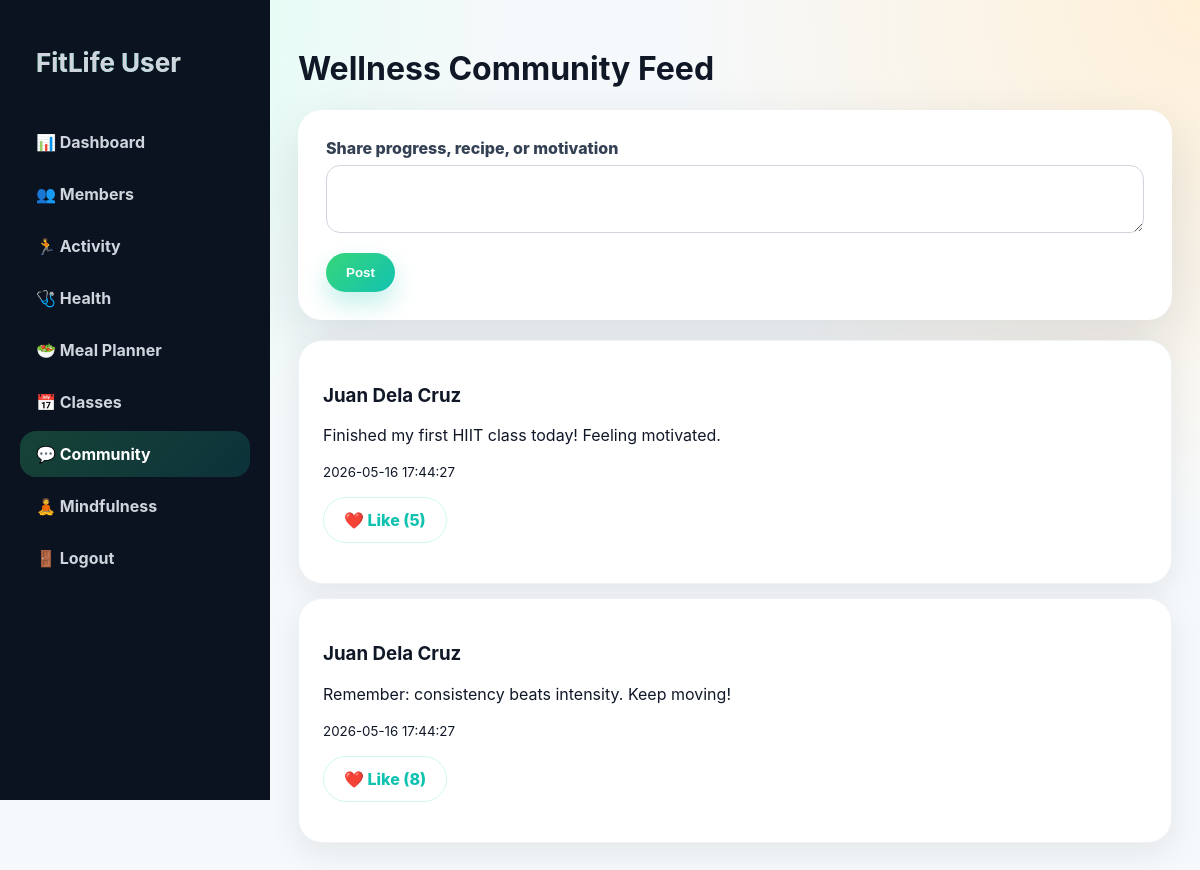
The app's page /member/community.php (signed in) with its own data.
### tables this page shows
CREATE TABLE community_posts(
 id INT AUTO_INCREMENT PRIMARY KEY,
 user_id INT NOT NULL, content TEXT, likes INT DEFAULT 0, created_at TIMESTAMP DEFAULT CURRENT_TIMESTAMP,
 FOREIGN KEY(user_id) REFERENCES users(id) ON DELETE CASCADE
);

CREATE TABLE users(
 id INT AUTO_INCREMENT PRIMARY KEY,
 full_name VARCHAR(120) NOT NULL,
 username VARCHAR(60) NULL UNIQUE,
 email VARCHAR(120) NOT NULL UNIQUE,
 password VARCHAR(255) NOT NULL,
 role ENUM('user') NOT NULL DEFAULT 'user',
 status ENUM('active','inactive') DEFAULT 'active',
 created_at TIMESTAMP DEFAULT CURRENT_TIMESTAMP
);

### web/config/auth.php (called while the page is built, shortened)
<?php
function e($str){ return htmlspecialchars((string)$str, ENT_QUOTES, 'UTF-8'); }
?>

### web/member/community.php (the view)
<?php require '../config/database.php'; require_once '../config/auth.php'; require_role('user'); if($_SERVER['REQUEST_METHOD']=='POST'){ $uid=$_SESSION['user_id']; $c=mysqli_real_escape_string($conn,$_POST['content']); mysqli_query($conn,"INSERT INTO community_posts(user_id,content) VALUES($uid,'$c')"); } if(isset($_GET['like'])){ $id=(int)$_GET['like']; mysqli_query($conn,"UPDATE community_posts SET likes=likes+1 WHERE id=$id"); header('Location: community.php'); exit; } $posts=mysqli_query($conn,"SELECT p.*,u.full_name FROM community_posts p JOIN users u ON p.user_id=u.id ORDER BY p.created_at DESC"); ?>
<!DOCTYPE html><html><head><title>Community</title><link rel="stylesheet" href="../assets/css/style.css"></head><body><div class="layout"><?php include '_nav.php'; ?><main class="main"><h1>Wellness Community Feed</h1><form class="form" method="post"><label>Share progress, recipe, or motivation</label><textarea name="content" required></textarea><button>Post</button></form><br><?php while($p=mysqli_fetch_assoc($posts)):?><div class="card" style="margin-bottom:14px"><h3><?=e($p['full_name'])?></h3><p><?=e($p['content'])?></p><small><?=$p['created_at']?></small><p><a class="btn light" href="?like=<?=$p['id']?>">❤️ Like (<?=$p['likes']?>)</a></p></div><?php endwhile;?></main></div></body></html>

### web/assets/css/style.css (style rules this page uses)
:root { --green:#37d67a;--teal:#12c2b0;--orange:#ff8a3d;--dark:#101828;--muted:#667085;--bg:#f6f9fb;--card:#fff;--danger:#ef4444;--warn:#f59e0b;--radius:24px;--shadow:0 20px 55px rgba(16,24,40,.12) }
* { box-sizing:border-box }
body { margin:0;font-family:Inter,Segoe UI,Arial,sans-serif;background:radial-gradient(circle at top left,#d7fff0,transparent 34%),radial-gradient(circle at top right,#fff0d8,transparent 35%),var(--bg);color:var(--dark) }
a { text-decoration:none;color:inherit }
.btn,button { border:0;border-radius:999px;padding:12px 20px;font-weight:800;cursor:pointer;background:linear-gradient(135deg,var(--green),var(--teal));color:#fff;box-shadow:0 12px 24px rgba(18,194,176,.25);display:inline-block }
.btn.light { background:#fff;color:var(--teal);border:1px solid #d0f7ef;box-shadow:none }
.card { background:var(--card);border-radius:var(--radius);padding:24px;box-shadow:0 10px 30px rgba(16,24,40,.08);border:1px solid #eef2f6;transition:.25s }
.layout { display:grid;grid-template-columns:270px 1fr;min-height:100vh }
.main { padding:28px }
.form { max-width:880px;background:white;border-radius:24px;padding:28px;box-shadow:var(--shadow) }
input,select,textarea { width:100%;padding:13px 14px;border:1px solid #d0d5dd;border-radius:14px;margin:7px 0 16px;font:inherit }
label { font-weight:800;color:#344054 }

### records on screen
community_posts: user.full_name "Juan Dela Cruz", content "Finished my first HIIT class today! Feeling motivated.", created_at "2026-05-16 17:44:27", likes "5"
community_posts: user.full_name "Juan Dela Cruz", content "Remember: consistency beats intensity. Keep moving!", created_at "2026-05-16 17:44:27", likes "8"
